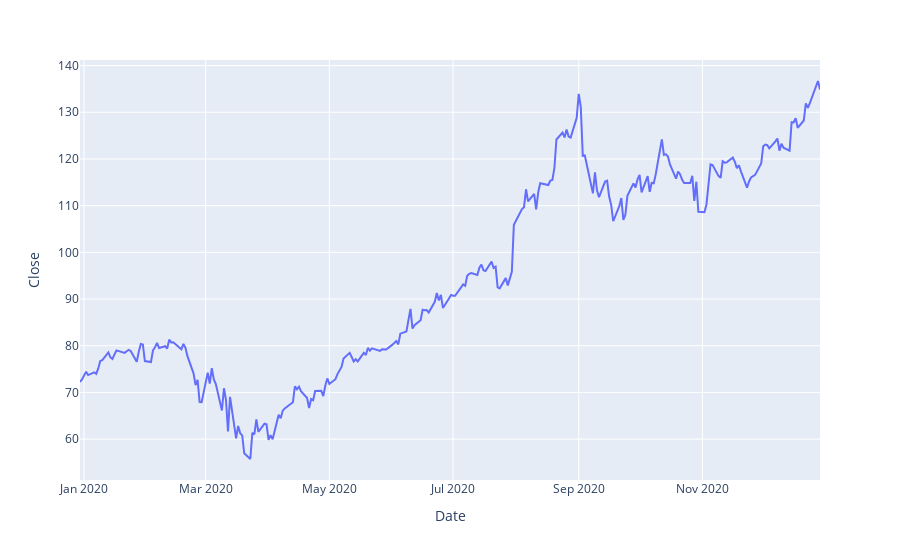

Notebook code cell kept with this figure:
### Code cell
px.line(df, y='Close')

### Figure 1 — Plotly figure (JSON) as saved in the notebook; plotly's stock layout.template omitted (floating-point values rounded to 4 significant figures; data arrays with more than 128 entries replaced by an {"elided": "..."} marker saying what was removed)
{"data": [{"hovertemplate": "Date=%{x}<br>Close=%{y}<extra></extra>", "legendgroup": "", "line": {"color": "#636efa", "dash": "solid"}, "mode": "lines", "name": "", "orientation": "v", "showlegend": false, "type": "scatter", "x": {"elided": "253 str values"}, "xaxis": "x", "y": {"elided": "253 float values"}, "yaxis": "y"}], "layout": {"autosize": true, "legend": {"tracegroupgap": 0}, "margin": {"t": 60}, "xaxis": {"anchor": "y", "autorange": true, "domain": [0, 1], "range": ["2019-12-30", "2020-12-29"], "title": {"text": "Date"}, "type": "date"}, "yaxis": {"anchor": "x", "autorange": true, "domain": [0, 1], "range": [51.25, 141.2], "title": {"text": "Close"}, "type": "linear"}}}
